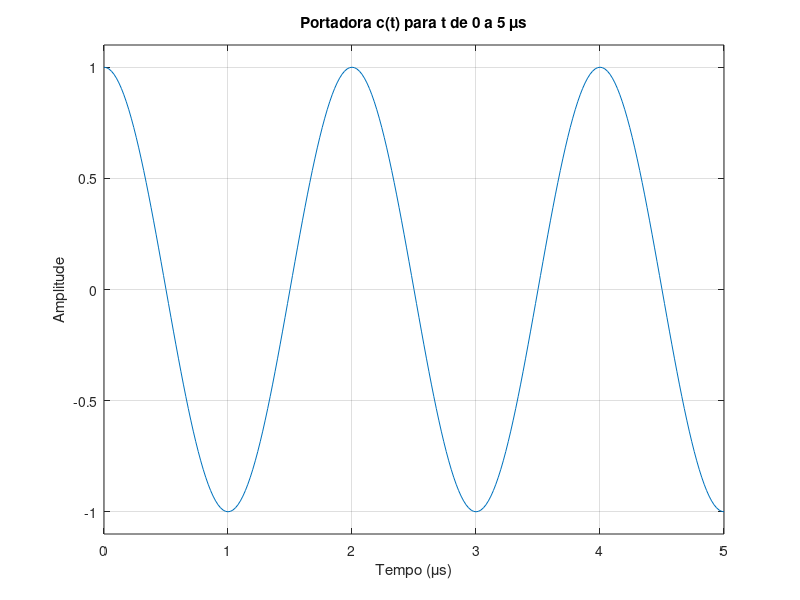

The MATLAB script that drew this image:
% Definindo parâmetros
fc =0.5e6; % Frequência da portadora em Hz (0.5 MHz)
fsamp = 50e6; % Frequência de amostragem em Hz (50 MHz)
t0 = 0; % Tempo inicial em segundos
tf = 200e-6; % Tempo final em segundos (200 µs)

% Definindo o intervalo de tempo para a portadora
t = t0:1/fsamp:tf; % Vetor de tempo

% Calculando a portadora
ct = cos(2 * pi * fc * t);

% Selecionando o intervalo de tempo de 0 a 5 µs
t_plot = t(t <= 5e-6);
ct_plot = ct(t <= 5e-6);

% Plotando a portadora
figure;
plot(t_plot * 1e6, ct_plot); % Convertendo tempo para µs no eixo x
title('Portadora c(t) para t de 0 a 5 \mus');
xlabel('Tempo (\mus)');
ylabel('Amplitude');
ylim([-1.1 1.1]);
grid on;

% Calculando o número de ciclos da portadora no intervalo de 0 a 5 µs
num_ciclos = (5e-6) * fc;

% Exibindo o número de ciclos
disp(['Número de ciclos da portadora em 0-5 µs: ', num2str(num_ciclos)]);

